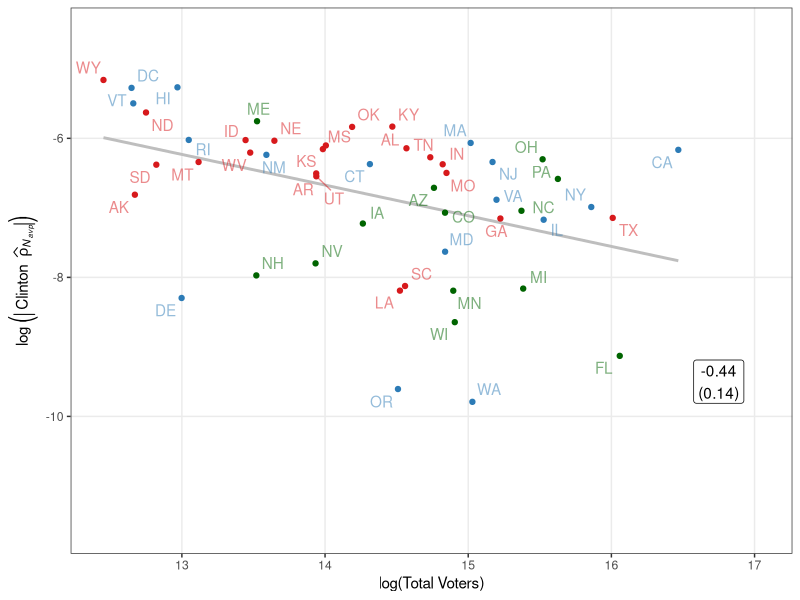

R code for this plot: (Note: this script raises an error after producing the figure.)
rm(list = ls())
library(cowplot)
library(ggplot2)
library(scales)
library(readr)
library(ggrepel)
library(dplyr)
library(tibble)

fig.w <- 6*0.80
fig.h <- 4*0.751


# labels -----
colorvec <- c("R" =  '#d7191c', "swing" = 'darkgreen', "D" = '#2c7bb6')
rho_pos_labs <- c(`TRUE` = "rho > 0 (Overestimated Clinton)",
                  `FALSE` = "rho < 0 (Underestimated Clinton)")

# conveinence functions
lm_eqn <- function(ff, dat = df){
  m <- lm(as.formula(ff), dat) 
  coef <- sprintf("%.2f", coef(m)[2])
  se <- sprintf("%.2f", summary(m)$coef[2, 2])
  
  glue::glue("{coef}\n ({se})")
}


# data and vars -----
df <- read_csv("data/output/pres16_state.csv") %>%
  mutate(rc_vot_pos = rho_hrc_vot > 0,
         rc_vep_pos = rho_hrc_vep > 0,
         rt_vot_pos = rho_djt_vot > 0,
         rt_vep_pos = rho_djt_vep > 0)

# limit parameters ---
# y-axislimit
all_rhos <- unlist(select(df, matches("rho")), use.names = FALSE)
all_pops <- unlist(select(df, vep, tot_votes), use.names = FALSE)

# ranges
lim_rho <- range(all_rhos)
lim_lro <- range(log(abs(all_rhos)))
lim_lpp <- range(log(all_pops))

# for hist
ylim_hist <- c(0, 12.5)


# labels ---
# log absolute value expressions 
lar_exp <- 
  list(hrc_vot = expression(log~bgroup("(", abs(~Clinton~~italic(widehat(italic(rho))[N[avp]])), ")")),
       hrc_vep = expression(log~bgroup("(", abs(~Clinton~~italic(widehat(italic(rho))[N[vep]])), ")")),
       djt_vot = expression(log~bgroup("(", abs(~Trump~~italic(widehat(italic(rho))[N[avp]])), ")")),
       djt_vep = expression(log~bgroup("(", abs(~Trump~~italic(widehat(italic(rho))[N[vep]])), ")")))

# normal stuff
rho_exp <- 
  list(hrc_vot = expression(Clinton~~italic(widehat(italic(rho))[N[avp]])),
       hrc_vep = expression(Clinton~~italic(widehat(italic(rho))[N[vep]])),
       djt_vot = expression(Trump~~italic(widehat(italic(rho))[N[avp]])),
       djt_vep = expression(Trump~~italic(widehat(italic(rho))[N[vep]])))




# plots for rho ---------

# can't run a regression with only one data point
stopifnot(sum(df$rt_vep_pos == TRUE) <= 1)
stopifnot(sum(df$rt_vot_pos == TRUE) <= 1)

# collect slopes
slopes <- c(lm_eqn(ff = "log(abs(rho_hrc_vot)) ~ log(tot_votes)", df),
            lm_eqn(ff = "log(abs(rho_hrc_vot)) ~ log(tot_votes)", filter(df, rc_vot_pos)),
            lm_eqn(ff = "log(abs(rho_hrc_vot)) ~ log(tot_votes)", filter(df, !rc_vot_pos)),
            lm_eqn(ff = "log(abs(rho_hrc_vep)) ~ log(vep)", df),
            lm_eqn(ff = "log(abs(rho_hrc_vep)) ~ log(vep)", filter(df, rc_vep_pos)),
            lm_eqn(ff = "log(abs(rho_hrc_vep)) ~ log(vep)", filter(df, !rc_vep_pos)),
            lm_eqn(ff = "log(abs(rho_djt_vot)) ~ log(tot_votes)", df),
            lm_eqn(ff = "log(abs(rho_djt_vep)) ~ log(vep)", df)
)

sdf <- tibble(est = rep(c("rho_vot", "rho_vep"), each = 3),
              race = "hrc",
              x = rep(c(16.75, 16.75), each = 3),
              y = rep(c(-9.5, -9.5), each = 3),
              pooled = rep(c(TRUE, FALSE, FALSE), 2),
              rc_vot_pos = c(NA, TRUE, FALSE, rep(NA, 3)),
              rc_vep_pos = c(rep(NA, 3), NA, TRUE, FALSE)) %>% 
  bind_rows(tibble(est = c("rho_vot", "rho_vep"),
                   race = "djt",
                   x = rep(c(16.75, 16.75), 1),
                   y = rep(c(-9.5, -9.5), 1),
                   pooled = c(TRUE, TRUE))) %>%
  add_column(slopes = slopes)




# template
gg0 <- ggplot(df, aes(label = st, color = color)) +
  geom_smooth(method = "lm", se = FALSE, color = "gray") +
  geom_point() +
  scale_color_manual(values = colorvec)  +
  geom_text_repel(alpha = 0.5) +
  theme_bw() +
  coord_cartesian(ylim = lim_lro, xlim = lim_lpp) +
  scale_x_continuous(minor_breaks = NULL) +
  scale_y_continuous(minor_breaks = NULL) +
  guides(color = FALSE)

gg_vot <- gg0 + aes(x = log(tot_votes)) +
  labs(x = "log(Total Voters)")

gg_vep <- gg0 + aes(x = log(tot_votes)) +
  labs(x = "log(Total Voting Eligible Population)")


# start to save figures
gg_vot + 
  aes(y = log(abs(rho_hrc_vot))) +  labs(y = lar_exp[["hrc_vot"]]) +
  geom_label(data = filter(sdf, race == "hrc", est == "rho_vot", pooled), 
            aes(x = x, y = y, label = slopes), 
            inherit.aes = FALSE)
ggsave("figures/rho_hrc_vot_pooled.pdf", width = fig.w, height = fig.h)

gg_vot + 
  aes(y = log(abs(rho_hrc_vot))) +  labs(y = lar_exp[["hrc_vot"]]) +
  facet_grid( ~ rc_vot_pos, labeller = labeller(rc_vot_pos = rho_pos_labs)) +
  geom_label(data = filter(sdf, race == "hrc", est == "rho_vot", !pooled), 
            aes(x = x, y = y, label = slopes), 
            inherit.aes = FALSE)
ggsave("figures/rho_hrc_vot_separated.pdf", width = fig.w, height = fig.h)

  
gg_vep + 
  aes(y = log(abs(rho_hrc_vep))) +  labs(y = lar_exp[["hrc_vep"]]) +
  geom_label(data = filter(sdf, race == "hrc", est == "rho_vep", pooled), 
            aes(x = x, y = y, label = slopes), 
            inherit.aes = FALSE)
ggsave("figures/rho_hrc_vep_pooled.pdf", width = fig.w, height = fig.h)

gg_vep + 
  aes(y = log(abs(rho_hrc_vep))) +  labs(y = lar_exp[["hrc_vep"]]) +
  facet_grid( ~ rc_vep_pos, labeller = labeller(rc_vep_pos = rho_pos_labs)) +
  geom_label(data = filter(sdf, race == "hrc", est == "rho_vep", !pooled), 
            aes(x = x, y = y, label = slopes), 
            inherit.aes = FALSE)
ggsave("figures/rho_hrc_vep_separated.pdf", width = fig.w, height = fig.h)

# now TRUMP
gg_vot + 
  aes(y = log(abs(rho_djt_vot))) +  labs(y = lar_exp[["djt_vot"]]) +
  geom_label(data = filter(sdf, race == "djt", est == "rho_vot", pooled), 
             aes(x = x, y = y, label = slopes), 
             inherit.aes = FALSE)
ggsave("figures/rho_djt_vot.pdf", width = fig.w, height = fig.h)


gg_vep + 
  aes(y = log(abs(rho_djt_vep))) +  labs(y = lar_exp[["djt_vep"]]) +
  geom_label(data = filter(sdf, race == "djt", est == "rho_vep", pooled), 
             aes(x = x, y = y, label = slopes), 
             inherit.aes = FALSE)
ggsave("figures/rho_djt_vep.pdf", width = fig.w, height = fig.h)


rm(gg0)





# Histogram ----


gg0 <- ggplot(df) + geom_vline(xintercept = 0, linetype = "dashed") +
  labs(y = "Count") +
  coord_cartesian(xlim = lim_rho, ylim = ylim_hist) + 
  scale_x_continuous(minor_breaks = NULL) +
  scale_y_continuous(minor_breaks = NULL) +
  geom_histogram(binwidth = 0.001) + theme_bw()
  

gg0 + aes(x = rho_hrc_vot) + labs(x = rho_exp[["hrc_vot"]])
ggsave("figures/rho_hrc_vot_hist.pdf", width = fig.w, height = fig.h)

gg0 + aes(x = rho_hrc_vep) + labs(x = rho_exp[["hrc_vep"]]) +
ggsave("figures/rho_hrc_vep_hist.pdf", width = fig.w, height = fig.h)


gg0 + aes(x = rho_djt_vot) + labs(x = rho_exp[["djt_vot"]])
ggsave("figures/rho_djt_vot_hist.pdf", width = fig.w, height = fig.h)

gg0 + aes(x = rho_djt_vep) + labs(x = rho_exp[["djt_vep"]])
  ggsave("figures/rho_djt_vep_hist.pdf", width = fig.w, height = fig.h)


ggplot(df, aes(x = cv_turnout_wgt)) +
  geom_histogram(bins = 25) + theme_bw() +
  labs(x = "Coefficient of Variation of Turnout Adjustment Weights", y = "Count")
ggsave("figures/cv_turnout_hist.pdf", width = fig.w, height = fig.h)

rm(gg0)




# what log transforms look like ----
gg0 <- df %>% 
  ggplot(aes(col = color, label = st)) +
  coord_cartesian(xlim = lim_rho, ylim = lim_lro) + 
  geom_vline(xintercept = 0, linetype = "dashed") +
  geom_point(alpha = 0.8) +
  scale_color_manual(values = colorvec) +
  theme_bw() +
  scale_x_continuous(minor_breaks = FALSE) +
  scale_y_continuous(minor_breaks = FALSE) +
  guides(color = FALSE)

ycap <- "log(abs(.))"

# four things
log_trans_list <- list(
  gg0 + aes(x = rho_hrc_vot, y = log(abs(rho_hrc_vot))) +
    labs(x = rho_exp[["hrc_vot"]], y = ycap),
  gg0 + aes(x = rho_djt_vot, y = log(abs(rho_djt_vot))) +
    labs(x = rho_exp[["djt_vot"]], y = ycap),
  gg0 + aes(x = rho_hrc_vep, y = log(abs(rho_hrc_vep))) + 
    labs(x = rho_exp[["hrc_vep"]], y = ycap),
  gg0 + aes(x = rho_djt_vep, y = log(abs(rho_djt_vep))) +
    labs(x = rho_exp[["djt_vep"]], y = ycap)
    )


plot_grid(plotlist = log_trans_list)
ggsave("figures/rho_logabsrho_transformation.pdf", w = fig.w, h = fig.h)

rm(gg0)
# Scatter ------
captext <- "Source: CCES 2016 Common Content." #\nSized proportional to population.\n States colored by R (red) or D (blue) or swing (green)."
fig.w <- 1.2*fig.w*0.8
fig.h <- 1.2*fig.h


gg0 <- ggplot(df, aes(x = cces_pct_hrc_voters, y = pct_hrc_voters, color = color, size = vap)) +
  geom_abline(slope = 1, intercept = 0, linetype = "dashed") +
  scale_x_continuous(limits = c(0, 1), label = percent, minor_breaks = NULL) +
  scale_y_continuous(limits = c(0, 1), label = percent, minor_breaks = NULL) +
  scale_color_manual(values = colorvec) +
  guides(size = FALSE, color = FALSE) +
  coord_equal() +
  theme_bw() +
  geom_point(alpha = 0.8) +
  theme(plot.caption = element_text(size = 8)) +
  labs(caption = captext)


# Hillary
gg_hrc <- gg0 +
  annotate("text", x = 0.8, y = 0.1, label = "Poll overestimated\nClinton support", color = "darkgray") +
  annotate("text", x = 0.2, y = 0.9, label = "Poll underestimated\nClinton support", color = "darkgray") +
  labs(y = "Final Clinton Popular Vote Share")

gg_hrc + aes(x = cces_pct_hrc_voters) +
  xlab("Turnout-adjusted Poll Estimate, Clinton Support")
ggsave("figures/scatter_hrc_turnout_adj.pdf", h = fig.h, w = fig.w)

gg_hrc + aes(x = cces_pct_hrc_raw) +
  xlab("Raw Poll Estimate, Clinton Suport")
ggsave("figures/scatter_hrc_raw.pdf", h = fig.h, w = fig.w)


# Trump
gg_djt <- gg0 + aes(y = pct_djt_voters) +
  annotate("text", x = 0.8, y = 0.1, label = "Poll overestimated\nTrump support", color = "darkgray") +
  annotate("text", x = 0.2, y = 0.9, label = "Poll underestimated\nTrump support", color = "darkgray") +
  labs(y = "Final Trump Popular Vote Share")

gg_djt + aes(x = cces_pct_djt_voters) +
  xlab("Turnout-adjusted Poll Estimate, Trump Support")
ggsave("figures/scatter_djt_turnout_adj.pdf", h = fig.h, w = fig.w)

gg_djt + aes(x = cces_pct_djt_raw) +
  xlab("Raw Poll Estimate, Trump Suport")
ggsave("figures/scatter_djt_raw.pdf", h = fig.h, w = fig.w)



gg0 + aes(x = (cces_n_voters/cces_n_raw), y = (tot_votes/vep), size = vap) +
  annotate("text", x = 0.8, y = 0.1, label = "Poll overestimated\nturnout", color = "darkgray") +
  annotate("text", x = 0.2, y = 0.9, label = "Poll underestimated\nturnout", color = "darkgray") +
  xlab("Turnout-Adjusted Poll Estimate of Turnout") +
  ylab("Final Turnout\n(% of Voting Eligible Population)") +
  labs(caption = captext)
ggsave("figures/scatter_turnout_accuracy.pdf", h = fig.h, w = fig.w)

